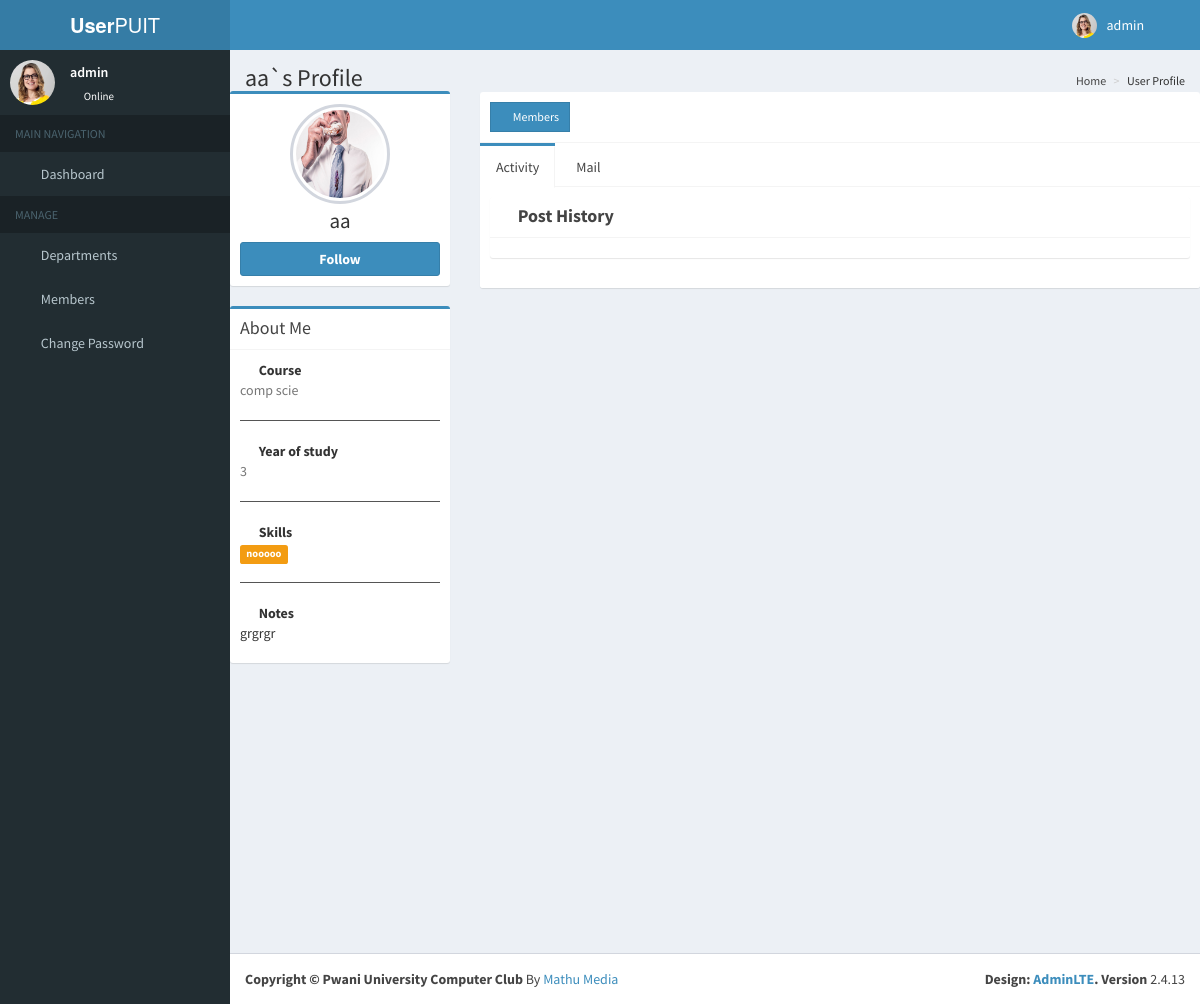
/user_profile.php?member=12 (signed in), run on the app's committed database.
### tables this page shows
CREATE TABLE `profile` (
  `id` int(11) NOT NULL,
  `member_id` varchar(255) NOT NULL,
  `course` varchar(255) NOT NULL,
  `year_of_study` varchar(255) NOT NULL,
  `skills` varchar(255) NOT NULL,
  `notes` varchar(255) NOT NULL,
  `photo` varchar(255) NOT NULL
);

CREATE TABLE `members` (
  `id` int(11) NOT NULL,
  `email` varchar(255) NOT NULL,
  `password` varchar(255) NOT NULL,
  `username` varchar(255) NOT NULL,
  `status` varchar(255) DEFAULT NULL,
  `created_on` timestamp NOT NULL DEFAULT CURRENT_TIMESTAMP,
  `department_id` int(11) NOT NULL
);

### user_profile.php (the view, shortened to what this page needs)
<?php
  include('includes/header.php');
    $id = $_SESSION['id'];
  try{
    $sql ="SELECT
                  *, m.username AS username
              FROM
                profile
              LEFT JOIN
                members m ON profile.member_id=m.id
               WHERE
              member_id=:id";
    $stmt = $pdo->prepare($sql);
    $stmt->execute(['id'=>$id]);
    foreach($stmt as $row){
      $image = (!empty($row['photo'])) ? 'images/'.$row['photo'] : 'images/profile.jpg';
      $username = $row['username'] ;
      $cource = $row['course'] ;
      $year = $row['year_of_study'] ;
      $skills = $row['skills'] ;
      $notes = $row['notes'] ;
    }
  }
  catch(PDOException $e){
  echo "There is some problem in connection: " . $e->getMessage();
  }
?>
   <div class="content-wrapper">
    <section class="content-header">
      <h1>
          <?php echo $username.'`s Profile' ?>
      </h1>
      <ol class="breadcrumb">
        <li><a href="#"><i class="fa fa-dashboard"></i> Home</a></li>
        <li>User Profile</li>
      </ol>
    </section>
      <div class="row">
        <div class="col-md-3">
          <div class="box box-primary">
            <div class="box-body box-profile">
            <?php
              echo "
                  <img class='profile-user-img img-responsive img-circle' src='".$image."' alt='User profile picture'>
                  ";
            ?>
              <h3 class="profile-username text-center">
                 <?php echo $username; ?>
              </h3>
              <a href="#" class="btn btn-primary btn-block"><b>Follow</b></a>
            </div>
          </div>
          <div class="box box-primary">
            <div class="box-header with-border">
              <h3 class="box-title">About Me</h3>
            </div>
            <div class="box-body">
              <strong><i class="fa fa-book margin-r-5"></i> Course</strong>
              <p class="text-muted">
               <?php echo $cource; ?>
              </p>
              <hr>
              <strong><i class="fa fa-map-marker margin-r-5"></i> Year of study</strong>
              <p class="text-muted">
                 <?php echo $year; ?>
              </p>
              <hr>
              <strong><i class="fa fa-pencil margin-r-5"></i> Skills</strong>
              <p>
                <span class="label label-warning">
                <?php echo $skills; ?>
                </span>
              </p>
              <hr>
              <strong><i class="fa fa-file-text-o margin-r-5"></i> Notes</strong>
              <p>
                 <?php echo $notes; ?>
              </p>
            </div>
          </div>
        </div>
        <div class="col-md-9">
      </div>
        <div class="col-md-9">
          <div class="nav-tabs-custom">
          <div class="box-header with-border">
              <a href="members.php" class="btn btn-primary btn-sm btn-flat"><i class="fa fa-arrow-left"></i> Members</a>
            </div>
            <ul class="nav nav-tabs">
              <li class="active"><a href="#activity" data-toggle="tab">Activity</a></li>
              <li><a href="#mail" data-toggle="tab">Mail</a></li>
            </ul>
            <div class="tab-content">
              <div class="active tab-pane" id="activity">
               <div class="box box-solid">
	        			<div class="box-header with-border">
	        				<h4 class="box-title"><i class="fa fa-calendar"></i> <b>Post History</b></h4>
	        			</div>
	        			<div class="box-body">
	        			</div>
	        		</div>
            </div>
           </div>
          </div>
        </div>
  </div>
  </div>
  <?php include('includes/footer.php');?>

### includes/header.php (shortened to what this page needs)
<?php
  include('session.php');
  $sql = 'SELECT
               *, p.photo AS photo
            FROM
               members
            LEFT JOIN
               profile p ON members.id=p.member_id
             WHERE
              username =:username';
    $stmt = $pdo->prepare($sql);
    $stmt->execute(['username'=>$_SESSION['username']]);
    $row = $stmt->fetch();
?>
<!DOCTYPE html>
<html>
<head>
  <link rel="stylesheet" href="bower_components/bootstrap.min.css">
  <link rel="stylesheet" href="bower_components/font-awesome.min.css">
  <link rel="stylesheet" href="bower_components/ionicons.min.css">
  <link rel="stylesheet" href="bower_components/AdminLTE.min.css">
  <link rel="stylesheet" href="bower_components/_all-skins.min.css">
  <link rel="stylesheet" href="bower_components/morris.css">
  <link rel="stylesheet" href="bower_components/jquery-jvectormap.css">
  <link rel="stylesheet" href="bower_components/bootstrap-datepicker.min.css">
  <link rel="stylesheet" href="bower_components/daterangepicker.css">
  <link rel="stylesheet" href="plugins/bootstrap3-wysihtml5.min.css">
</head>
<body class="hold-transition skin-blue sidebar-mini">
<div class="wrapper">
  <header class="main-header">
    <a href="dashboard.php" class="logo">
      <span class="logo-lg"><b>User</b>PUIT</span>
    </a>
    <nav class="navbar navbar-static-top">
      <a href="#" class="sidebar-toggle" data-toggle="push-menu" role="button">
      </a>
      <div class="navbar-custom-menu">
        <ul class="nav navbar-nav">
          <li class="dropdown user user-menu">
            <a href="#" class="dropdown-toggle" data-toggle="dropdown">
            <img src="<?php echo (!empty($row['photo'])) ? 'images/'.$row['photo'] : 'images/profile.jpg'; ?>" class="user-image" alt="User Image">
              <span class="hidden-xs"><?php echo $row['username']; ?></span>
            </a>
          </li>
          <li>
            <a href="#" data-toggle="control-sidebar"><i class="fa fa-gears"></i></a>
          </li>
        </ul>
      </div>
    </nav>
  </header>
  <aside class="main-sidebar">
    <section class="sidebar">
      <div class="user-panel">
        <div class="pull-left image">
        <img src="<?php echo (!empty($row['photo'])) ? 'images/'.$row['photo'] : 'images/profile.jpg'; ?>" class="img-circle" alt="User Image">
        </div>
        <div class="pull-left info">
          <p><?php echo $row['username']; ?></p>
          <a href="#"><i class="fa fa-circle text-success"></i> Online</a>
        </div>
      </div>
      <ul class="sidebar-menu" data-widget="tree">
        <li class="header">MAIN NAVIGATION</li>
        <li id="treevieww">
          <a href="dashboard.php">
            <i class="fa fa-dashboard"></i> <span>Dashboard</span>
          </a>
        </li>
        <li class="header">MANAGE</li>
        <li class="treeview" id="treeview">
        <li id="treeview">
          <a href="departments.php">
            <i class="fa  fa-university"></i> <span>Departments</span>
          </a>
        </li>
        <li class="treeview" id="treeview">
          <a href="members.php">
            <i class="fa fa-users"></i> <span>Members</span>
            <span class="pull-right-container">
              <i class="fa fa-angle-left pull-right"></i>
            </span>
          </a>
        </li>
        <li id="treeview">
          <a href="change_password.php">
            <i class="fa   fa-lock"></i> <span>Change Password</span>
          </a>
        </li>
  </aside>

### data on the page
profile: photo (picture), member.username "admin"
profile: member.username "aa", photo (picture), course "comp scie", year_of_study "3", skills "nooooo", notes "grgrgr"
